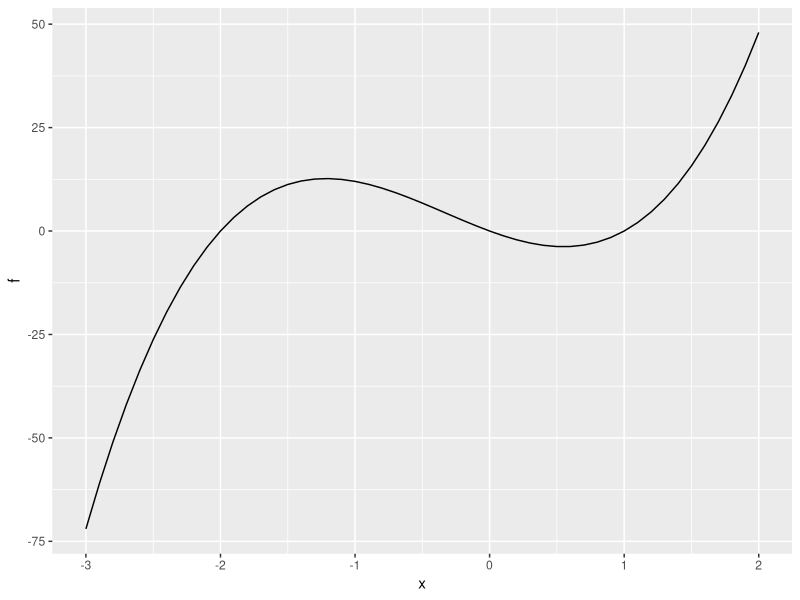
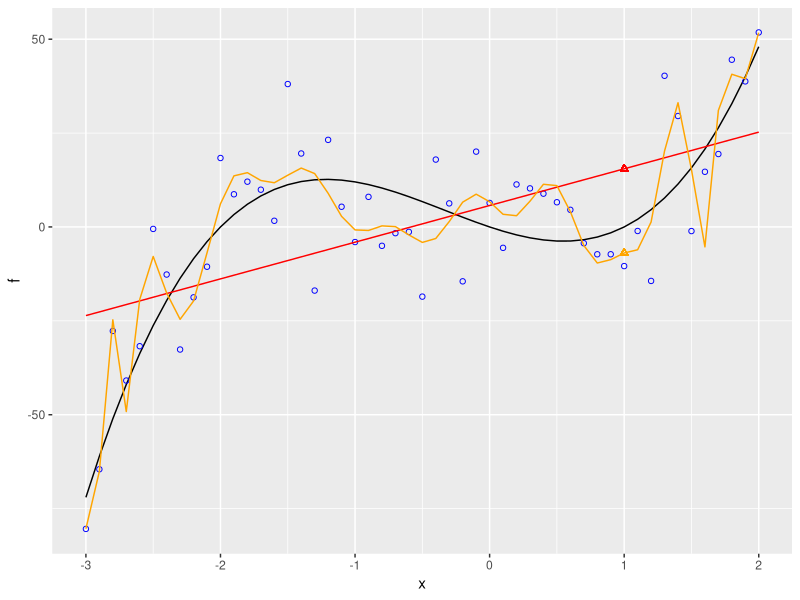
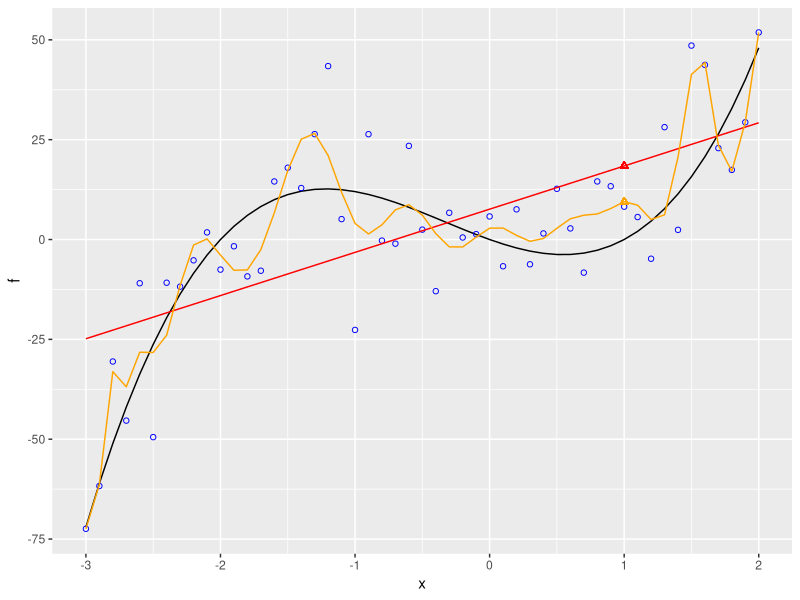
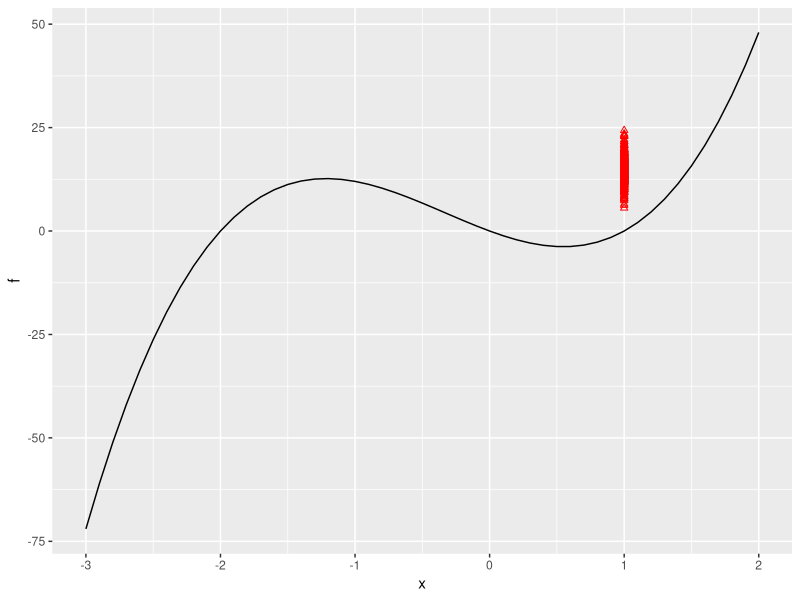
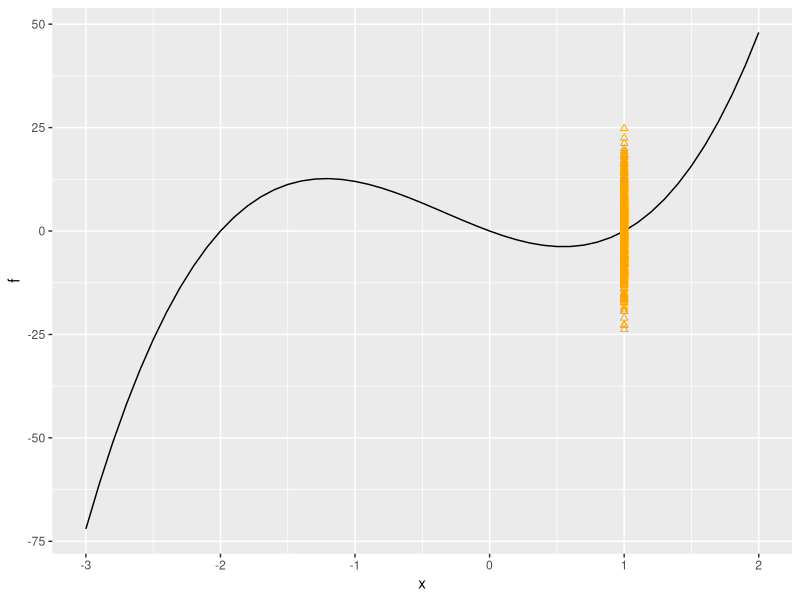
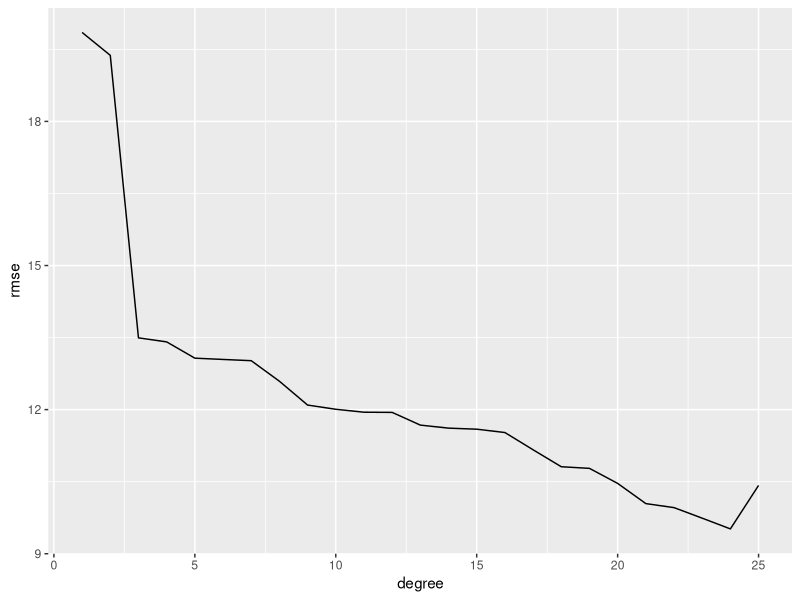
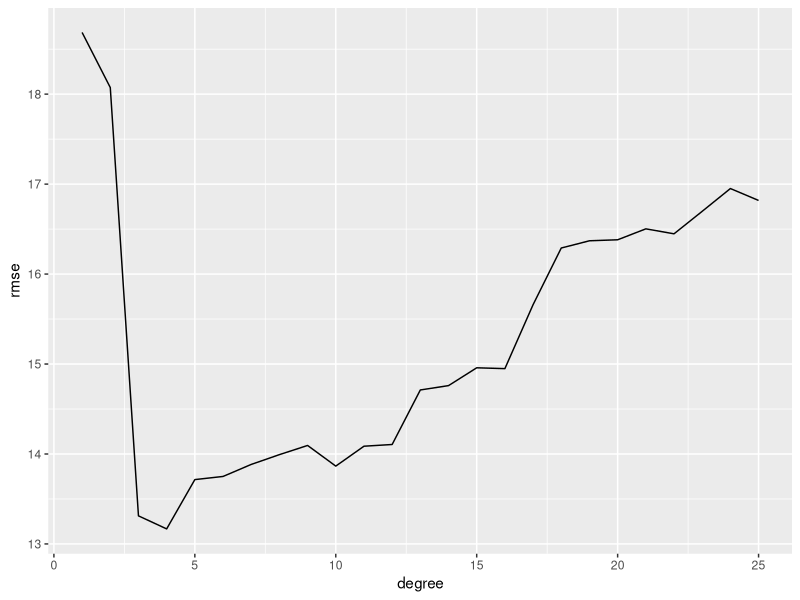
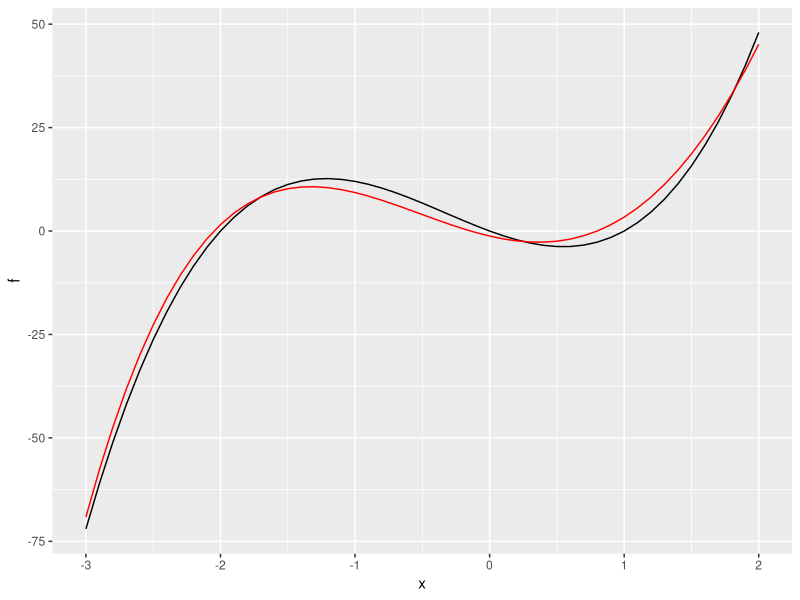

Generate these figures, in order, with R:
## ---- chunk 1
knitr::opts_chunk$set(echo = TRUE)
## ---- chunk 2
set.seed(123)
library(ggplot2)

true_relationship <- function(x) { 
  return(6*x^3 + 6*x^2 - 12*x) 
  }
x <- seq(-3, 2, by = 0.1)
f <- true_relationship(x)

ggplot() + geom_line(aes(x = x, y = f), color = "black")
## ---- chunk 3
observations <- f + rnorm(length(x), mean = 0, sd = 15)

model1 <- lm(observations ~ poly(x, 1))
predictions1 <- predict(model1, newdata = data.frame(x = x))

model25 <- lm(observations ~ poly(x, 25))
predictions25 <- predict(model25, newdata = data.frame(x = x))
## ---- chunk 4
data <- data.frame(x = x,
                   f = f,
                   observations = observations,
                   lm = predictions1,
                   pm = predictions25)
ggplot(data, aes(x = x)) + 
  geom_line(aes(y = f), color = "black") +
  geom_point(aes(y = observations), color = "blue", shape = 1) +
  geom_line(aes(y = lm), color = "red", linetype = "solid") +
  geom_line(aes(y = pm), color = "orange", linetype = "solid") +
  geom_point(aes(x = 1, y = data[x == 1, "lm"]), color = "red", shape=2) +
  geom_point(aes(x = 1, y = data[x == 1, "pm"]), color = "orange", shape=2)
## ---- chunk 5
observations_new <- f + rnorm(length(x), mean = 0, sd = 15)

model1 <- lm(observations_new ~ poly(x, 1))
predictions1 <- predict(model1, newdata = data.frame(x = x))

model25 <- lm(observations_new ~ poly(x, 25))
predictions25 <- predict(model25, newdata = data.frame(x = x))
## ---- chunk 6
data <- data.frame(x = x,
                   f = f,
                   observations = observations_new,
                   lm = predictions1,
                   pm = predictions25)

ggplot(data, aes(x = x)) + 
  geom_line(aes(y = f), color = "black") +
  geom_point(aes(y = observations_new), color = "blue", shape = 1) +
  geom_line(aes(y = lm), color = "red", linetype = "solid") +
  geom_line(aes(y = pm), color = "orange", linetype = "solid") +
  geom_point(aes(x = 1, y = data[x == 1, "lm"]), color = "red", shape=2) +
  geom_point(aes(x = 1, y = data[x == 1, "pm"]), color = "orange", shape=2)
## ---- chunk 7
results1 <- data.frame(x = 1, f_pred = 0)

for (i in 1:500) {
  x <- seq(-3, 2, by = 0.1)
  f <- true_relationship(x)
  temp_observations <- f + rnorm(length(x), mean=0, sd=15)
  model1 <- lm(temp_observations ~ poly(x, 1))
  results1[i, 1] <- 1
  results1[i, 2] <- predict(model1, newdata = data.frame(x=1))
}

ggplot() +
  geom_line(data = data, aes(x = x, y = f), color = "black") +
  geom_point(data = results1, aes(x = x, y = f_pred), color="red", shape=2)

## ---- chunk 8
results20 <- data.frame(x = 1, f_pred = 0)

for (i in 1:500) {
  x <- seq(-3, 2, by = 0.1)
  f <- true_relationship(x)
  temp_observations <- f + rnorm(length(x), mean=0, sd=15)
  model20 <- lm(temp_observations ~ poly(x, 20))
  results20[i, 1] <- 1
  results20[i, 2] <- predict(model20, newdata = data.frame(x=1))
}

ggplot() +
  geom_line(data = data, aes(x = x, y = f), color = "black") +
  geom_point(data = results20, aes(x = x, y = f_pred), color="orange", shape=2)

## ---- chunk 9
models <- vector("list", 25)

for (degree in 1:25) {
  model <- lm(observations ~ poly(x, degree))
  models[[degree]] <- model
}

results <- data.frame(degree = 1:25, rmse = 0)

for (degree in 1:25) {
  predictions <- predict(models[[degree]], newdata = data.frame(x=x))
  results[results$degree==degree, "rmse"] <-
    sqrt((1/length(predictions))*sum((predictions-observations)^2))
}

ggplot() +
  geom_line(data = results, aes(x = degree, y = rmse), color = "black")
## ---- chunk 10
results <- data.frame(degree = 1:25, rmse = 0)

for (degree in 1:25) {
  predictions <- predict(models[[degree]], newdata = data.frame(x=x))
  results[results$degree==degree, "rmse"] <-
    sqrt((1/length(predictions))*sum((predictions-observations_new)^2))
}

ggplot() +
  geom_line(data = results, aes(x = degree, y = rmse), color = "black")

## ---- chunk 11
model <- lm(observations ~ poly(x, 4))

predictions=predict(model, newdata = data.frame(x=x))

data = data.frame(x=x, f=f, predictions=predictions)

ggplot(data, aes(x=x)) +
  geom_line(aes(y = f), color = "black") +
  geom_line(aes(y = predictions), color = "red", linetype="solid")

